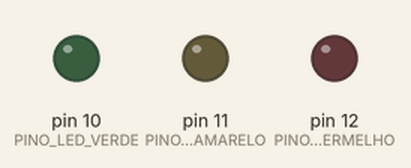
Simulated run of this sketch. Board: Arduino Uno, built with avr-gcc and run on an emulated ATmega328P. Parts: output pins drawn as LEDs (lit = HIGH). What the sketch prints to the serial monitor is not drawn.

Above: at 0.1 s.
At 4.1 s:
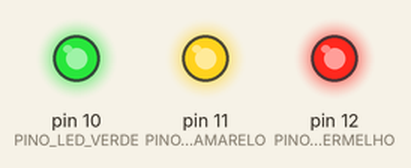
At 14.1 s:
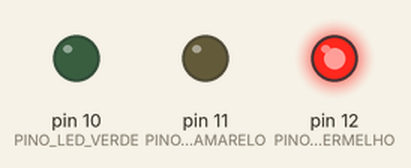
At 22.1 s:
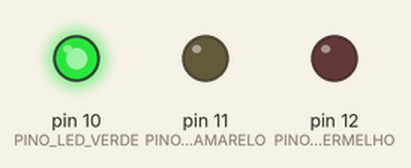
At 37.1 s:
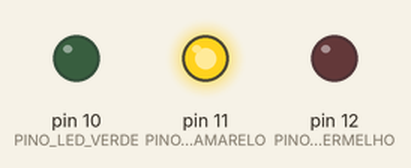
Timing chart, 0 to 38.6 s (numbered marks = the images above):
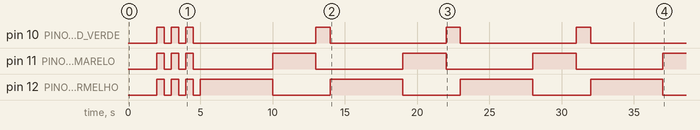

The sketch:

semaforos.ino
```cpp
/*
  Programador...: (C) Lourenço Moreira
  Data..........: 17/12/24
  Observações...: Semáforo simples
*/

// Constantes
const int BAUDRATE = 9600;
const int PINO_LED_VERMELHO = 12;
const int PINO_LED_AMARELO = 11;
const int PINO_LED_VERDE = 10;

const int ESTADO_INICIALIZACAO_SEMAFORO = 0;
const int ESTADO_TESTE_SEMAFORO = 1;
const int ESTADO_ACENDER_VERMELHO = 2;
const int ESTADO_ACENDER_AMARELO = 3;
const int ESTADO_ACENDER_VERDE = 4;

// Variáveis
byte estadoActual;
byte contador;

void setup(void) {
  Serial.begin(BAUDRATE);

  estadoActual = ESTADO_INICIALIZACAO_SEMAFORO;

  Serial.println("Inicialização dos pinos...");

  pinMode(PINO_LED_VERMELHO, OUTPUT);
  pinMode(PINO_LED_AMARELO, OUTPUT);
  pinMode(PINO_LED_VERDE, OUTPUT);

  contador = 1;
}

void loop(void) {
  switch (estadoActual) {
    case ESTADO_INICIALIZACAO_SEMAFORO: {
      digitalWrite(PINO_LED_VERMELHO, LOW);
      digitalWrite(PINO_LED_AMARELO, LOW);
      digitalWrite(PINO_LED_VERDE, LOW);

      delay(2000);

      estadoActual = ESTADO_TESTE_SEMAFORO;
      break;
    }
    case ESTADO_TESTE_SEMAFORO: {
      if (contador++ <= 3) {
        digitalWrite(PINO_LED_VERMELHO, HIGH);
        digitalWrite(PINO_LED_AMARELO, HIGH);
        digitalWrite(PINO_LED_VERDE, HIGH);

        delay(500);

        digitalWrite(PINO_LED_VERMELHO, LOW);
        digitalWrite(PINO_LED_AMARELO, LOW);
        digitalWrite(PINO_LED_VERDE, LOW);

        delay(500);
      } else {
        contador = 1;  // Reseta o contador
        estadoActual = ESTADO_ACENDER_VERMELHO;
      }
      break;
    }
    case ESTADO_ACENDER_VERMELHO: {
      digitalWrite(PINO_LED_VERMELHO, HIGH);
      delay(5000);
      estadoActual = ESTADO_ACENDER_AMARELO;
      break;
    }
    case ESTADO_ACENDER_AMARELO: {
      digitalWrite(PINO_LED_VERMELHO, LOW);
      digitalWrite(PINO_LED_AMARELO, HIGH);
      delay(3000);
      estadoActual = ESTADO_ACENDER_VERDE;
      break;
    }
    case ESTADO_ACENDER_VERDE: {
      digitalWrite(PINO_LED_VERMELHO, LOW);
      digitalWrite(PINO_LED_AMARELO, LOW);
      digitalWrite(PINO_LED_VERDE, HIGH);
      delay(1000);
      digitalWrite(PINO_LED_VERDE, LOW);
      estadoActual = ESTADO_ACENDER_VERMELHO;
      break;
    }
    default: {
      estadoActual = ESTADO_INICIALIZACAO_SEMAFORO;
      break;
    }
  }
}
```

Measured:
- by itself, pin 10 (PINO_LED_VERDE): repeats every 1.0 s: LOW 0.50 s, HIGH 0.50 s
- by itself, pin 12 (PINO_LED_VERMELHO): goes 3 × (HIGH 0.50 s, LOW 0.50 s), 3 × (HIGH 5.0 s, LOW 4.0 s), HIGH 5.0 s, then LOW
- by itself, pin 11 (PINO_LED_AMARELO): LOW → HIGH at 2.0 s, → LOW 0.50 s later, → HIGH 0.50 s later, → LOW 0.50 s later, … (13 changes in this stretch)
